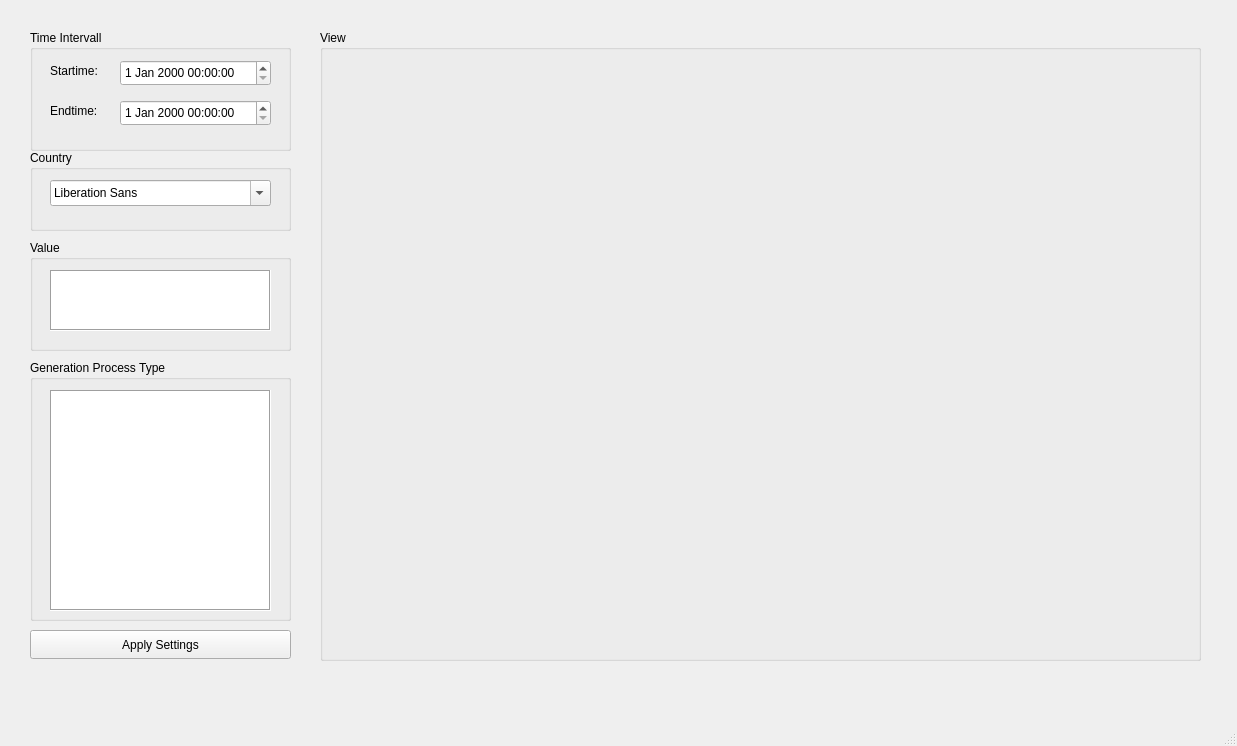
<?xml version="1.0" encoding="UTF-8"?>
<ui version="4.0">
 <class>MainWindow</class>
 <widget class="QMainWindow" name="MainWindow">
  <property name="geometry">
   <rect>
    <x>0</x>
    <y>0</y>
    <width>1237</width>
    <height>746</height>
   </rect>
  </property>
  <property name="windowTitle">
   <string>MainWindow</string>
  </property>
  <property name="animated">
   <bool>true</bool>
  </property>
  <property name="documentMode">
   <bool>false</bool>
  </property>
  <property name="tabShape">
   <enum>QTabWidget::TabShape::Rounded</enum>
  </property>
  <property name="dockOptions">
   <set>QMainWindow::DockOption::AllowTabbedDocks|QMainWindow::DockOption::AnimatedDocks</set>
  </property>
  <widget class="QWidget" name="centralwidget">
   <property name="mouseTracking">
    <bool>false</bool>
   </property>
   <property name="autoFillBackground">
    <bool>false</bool>
   </property>
   <widget class="QGroupBox" name="timeIntervallBox">
    <property name="geometry">
     <rect>
      <x>30</x>
      <y>30</y>
      <width>261</width>
      <height>121</height>
     </rect>
    </property>
    <property name="title">
     <string>Time Intervall</string>
    </property>
    <widget class="QDateTimeEdit" name="startTime">
     <property name="geometry">
      <rect>
       <x>90</x>
       <y>30</y>
       <width>151</width>
       <height>26</height>
      </rect>
     </property>
    </widget>
    <widget class="QDateTimeEdit" name="endTime">
     <property name="geometry">
      <rect>
       <x>90</x>
       <y>70</y>
       <width>151</width>
       <height>26</height>
      </rect>
     </property>
    </widget>
    <widget class="QLabel" name="startLabel">
     <property name="geometry">
      <rect>
       <x>20</x>
       <y>30</y>
       <width>63</width>
       <height>21</height>
      </rect>
     </property>
     <property name="text">
      <string>Startime:</string>
     </property>
    </widget>
    <widget class="QLabel" name="endLabel">
     <property name="geometry">
      <rect>
       <x>20</x>
       <y>70</y>
       <width>63</width>
       <height>21</height>
      </rect>
     </property>
     <property name="text">
      <string>Endtime:</string>
     </property>
    </widget>
   </widget>
   <widget class="QGroupBox" name="generationTypeBox">
    <property name="geometry">
     <rect>
      <x>30</x>
      <y>360</y>
      <width>261</width>
      <height>261</height>
     </rect>
    </property>
    <property name="title">
     <string>Generation Process Type</string>
    </property>
    <widget class="QListWidget" name="listGenerationType">
     <property name="geometry">
      <rect>
       <x>20</x>
       <y>30</y>
       <width>221</width>
       <height>221</height>
      </rect>
     </property>
     <property name="frameShape">
      <enum>QFrame::Shape::Box</enum>
     </property>
    </widget>
   </widget>
   <widget class="QGroupBox" name="countryBox">
    <property name="geometry">
     <rect>
      <x>30</x>
      <y>150</y>
      <width>261</width>
      <height>81</height>
     </rect>
    </property>
    <property name="title">
     <string>Country</string>
    </property>
    <widget class="QFontComboBox" name="chooseCountryBox">
     <property name="geometry">
      <rect>
       <x>20</x>
       <y>30</y>
       <width>221</width>
       <height>26</height>
      </rect>
     </property>
    </widget>
   </widget>
   <widget class="QGroupBox" name="valueBox">
    <property name="geometry">
     <rect>
      <x>30</x>
      <y>240</y>
      <width>261</width>
      <height>111</height>
     </rect>
    </property>
    <property name="title">
     <string>Value</string>
    </property>
    <widget class="QListWidget" name="listRequestValues">
     <property name="geometry">
      <rect>
       <x>20</x>
       <y>30</y>
       <width>221</width>
       <height>61</height>
      </rect>
     </property>
     <property name="frameShape">
      <enum>QFrame::Shape::Box</enum>
     </property>
    </widget>
   </widget>
   <widget class="QPushButton" name="applySettingsBtn">
    <property name="geometry">
     <rect>
      <x>30</x>
      <y>630</y>
      <width>261</width>
      <height>29</height>
     </rect>
    </property>
    <property name="text">
     <string>Apply Settings</string>
    </property>
   </widget>
   <widget class="QGroupBox" name="viewBox">
    <property name="geometry">
     <rect>
      <x>320</x>
      <y>30</y>
      <width>881</width>
      <height>631</height>
     </rect>
    </property>
    <property name="title">
     <string>View</string>
    </property>
    <widget class="QWidget" name="plotWidget" native="true">
     <property name="geometry">
      <rect>
       <x>20</x>
       <y>30</y>
       <width>841</width>
       <height>581</height>
      </rect>
     </property>
    </widget>
   </widget>
  </widget>
  <widget class="QStatusBar" name="statusbar"/>
 </widget>
 <resources/>
 <connections/>
</ui>
